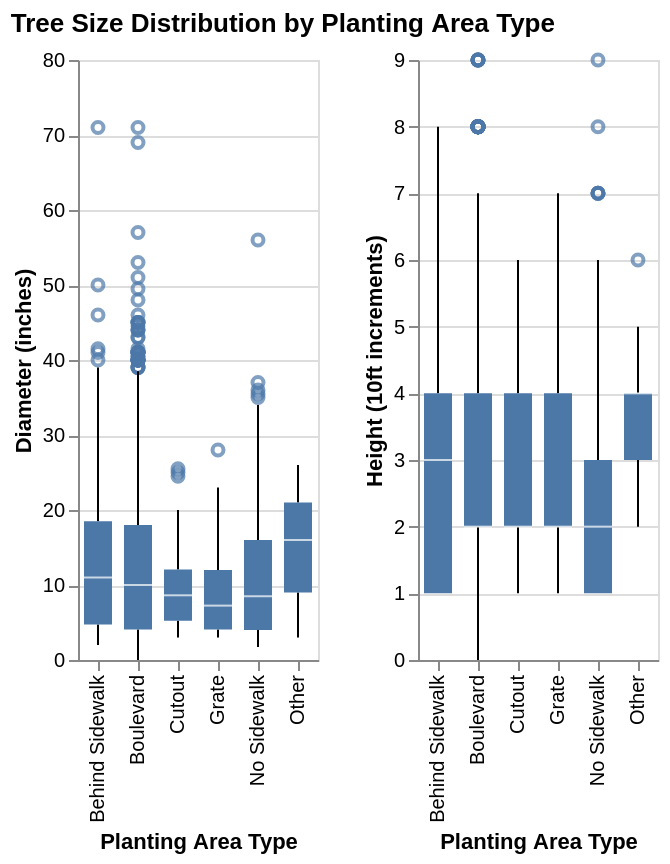

The code cell stored with this chart in its notebook:
### Code cell
trees_plant_area = vancouver_trees.dropna(subset=['plant_area_type']).rename(columns={'diameter': 'Diameter (inches)', 'height_range_id': 'Height (10ft increments)'})

plot3 = alt.Chart(trees_plant_area).mark_boxplot().encode(
    x=alt.X('plant_area_type:N', title='Planting Area Type'),
    y=alt.Y(alt.repeat('repeat'), type='quantitative')
).repeat(repeat=['Diameter (inches)', 'Height (10ft increments)'],
         columns=2).properties(title='Tree Size Distribution by Planting Area Type')

plot3

### Figure 1 — Vega-Lite specification as saved in the notebook (floating-point values rounded to 4 significant figures; data arrays with more than 128 entries replaced by an {"elided": "..."} marker saying what was removed)
{"config": {"view": {"continuousWidth": 300, "continuousHeight": 300}}, "repeat": ["Diameter (inches)", "Height (10ft increments)"], "spec": {"data": {"name": "data-f340928ef144bfd192c592e696efa3e5"}, "mark": {"type": "boxplot"}, "encoding": {"x": {"field": "plant_area_type", "title": "Planting Area Type", "type": "nominal"}, "y": {"field": {"repeat": "repeat"}, "type": "quantitative"}}}, "columns": 2, "title": "Tree Size Distribution by Planting Area Type", "$schema": "https://vega.github.io/schema/vega-lite/v6.4.1.json", "datasets": {"data-f340928ef144bfd192c592e696efa3e5": {"elided": "4950 records"}}}
